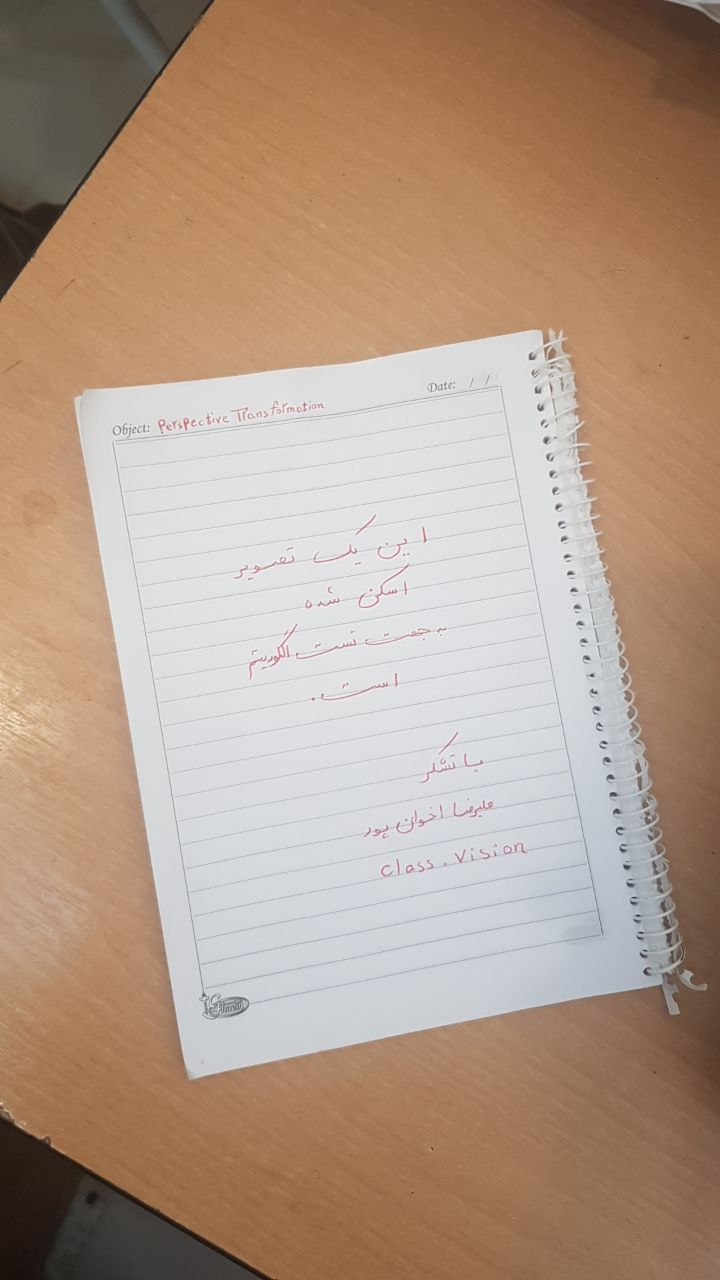
#> input picture images/scan.jpg, 720 x 1280 px, found by its file name
$ jupyter execute '17 - Perspective&AffineTransforms.ipynb'
#> lines starting #> are read from the running program, lines starting #| are printed output that depends on the picture
[](https://notebooks.azure.com/import/gh/Alireza-Akhavan/class.vision)

## Getting Perpsective Transform

<div style="direction:rtl;text-align:right;font-family:Tahoma">
این تابع با داشتن 4 نقطه یک ماتریس 3 در 3 ی affine مطابق فرمول زیر ایجاد می‌کند.
به نحوی که:
</div>

<div style="direction:rtl;text-align:right;font-family:Tahoma">
برای:
</div>

[cell 1]
import cv2
import numpy as np

image = cv2.imread('images/scan.jpg')
#> image is the input picture: shape (1280, 720, 3); mean B, G, R 136.1, 154.2, 178.4

cv2.imshow('Original', image)
cv2.waitKey(0)

# Cordinates of the 4 corners of the original image
points_A = np.float32([[320,15], [700,215], [85,610], [530,780]])

# Cordinates of the 4 corners of the desired output
# We use a ratio of an A4 Paper 1 : 1.41
points_B = np.float32([[0,0], [420,0], [0,594], [420,594]])

# Use the two sets of four points to compute
# the Perspective Transformation matrix, M
M = cv2.getPerspectiveTransform(points_A, points_B)

warped = cv2.warpPerspective(image, M, (420,594))
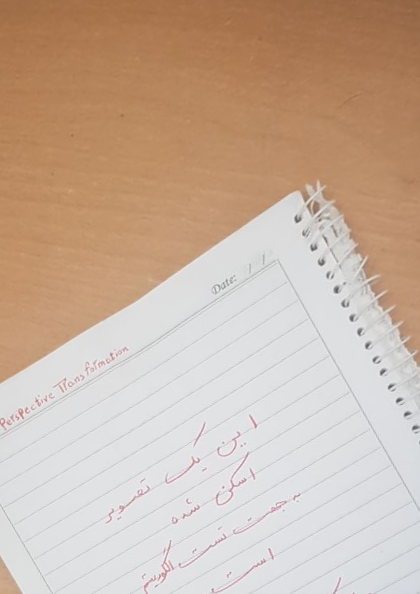
#> warped: shape (594, 420, 3); mean B, G, R 163, 180, 202.4

cv2.imshow('warpPerspective', warped)
cv2.waitKey(0)
cv2.destroyAllWindows()

## getAffineTransform

<div style="direction:rtl;text-align:right;font-family:Tahoma">
این تابع با داشتن 3 نقطه یک ماتریس 2 در 3 ی affine مطابق فرمول زیر ایجاد می‌کند.
به نحوی که:
</div>

<div style="direction:rtl;text-align:right;font-family:Tahoma">
برای:
</div>

[cell 2]
import cv2
import numpy as np

image = cv2.imread('images/qodsi.jpg')
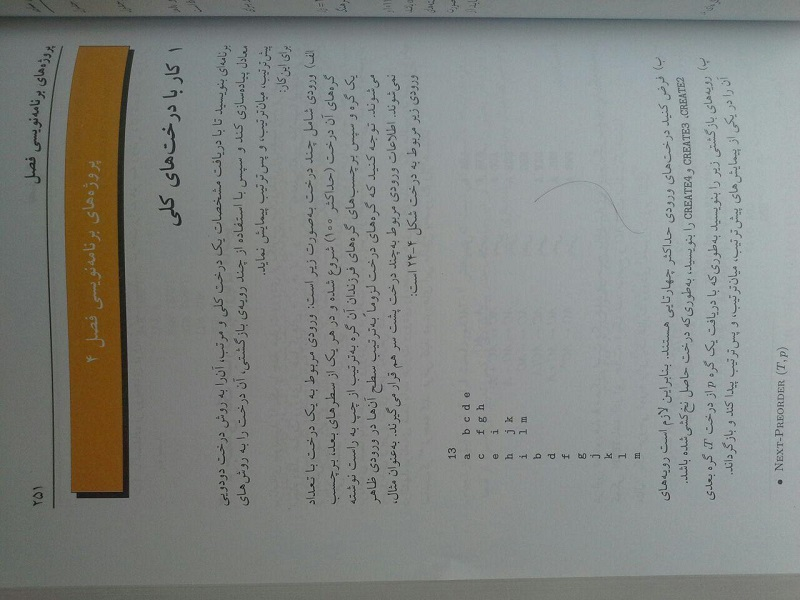
#> input picture images/qodsi.jpg, 800 x 600 px, found by its file name
#> image is the input picture: shape (600, 800, 3); mean B, G, R 129.9, 133.2, 130.2
rows,cols,ch = image.shape
#> rows = 600; cols = 800; ch = 3

cv2.imshow('Original', image)
cv2.waitKey(0)

# Cordinates of the 4 corners of the original image
points_A = np.float32([[320,15], [700,215], [85,610]])

# Cordinates of the 4 corners of the desired output
# We use a ratio of an A4 Paper 1 : 1.41
points_B = np.float32([[0,0], [420,0], [0,594]])

# Use the two sets of four points to compute
# the Perspective Transformation matrix, M
M = cv2.getAffineTransform(points_A, points_B)

warped = cv2.warpAffine(image, M, (cols, rows))
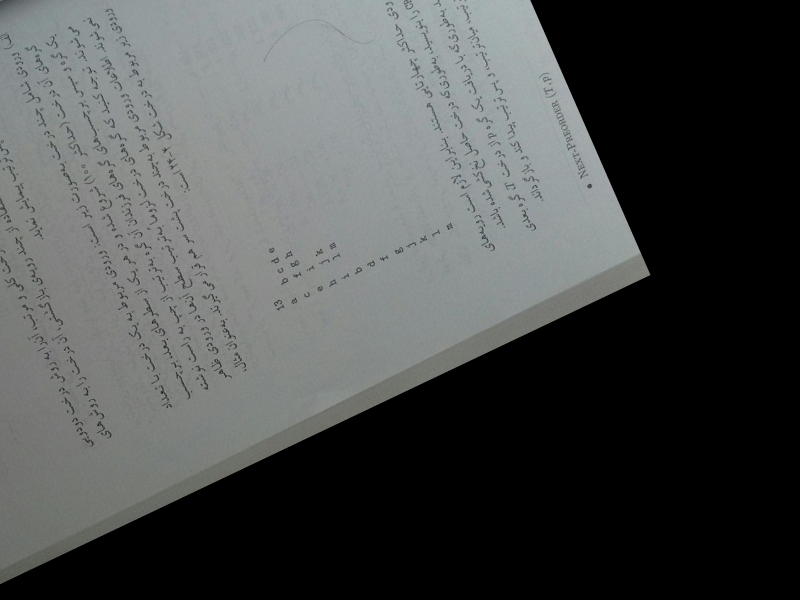
#> warped: shape (600, 800, 3); mean B, G, R 76.9, 77.3, 74.9

cv2.imshow('warpPerspective', warped)
cv2.waitKey(0)
cv2.destroyAllWindows()
